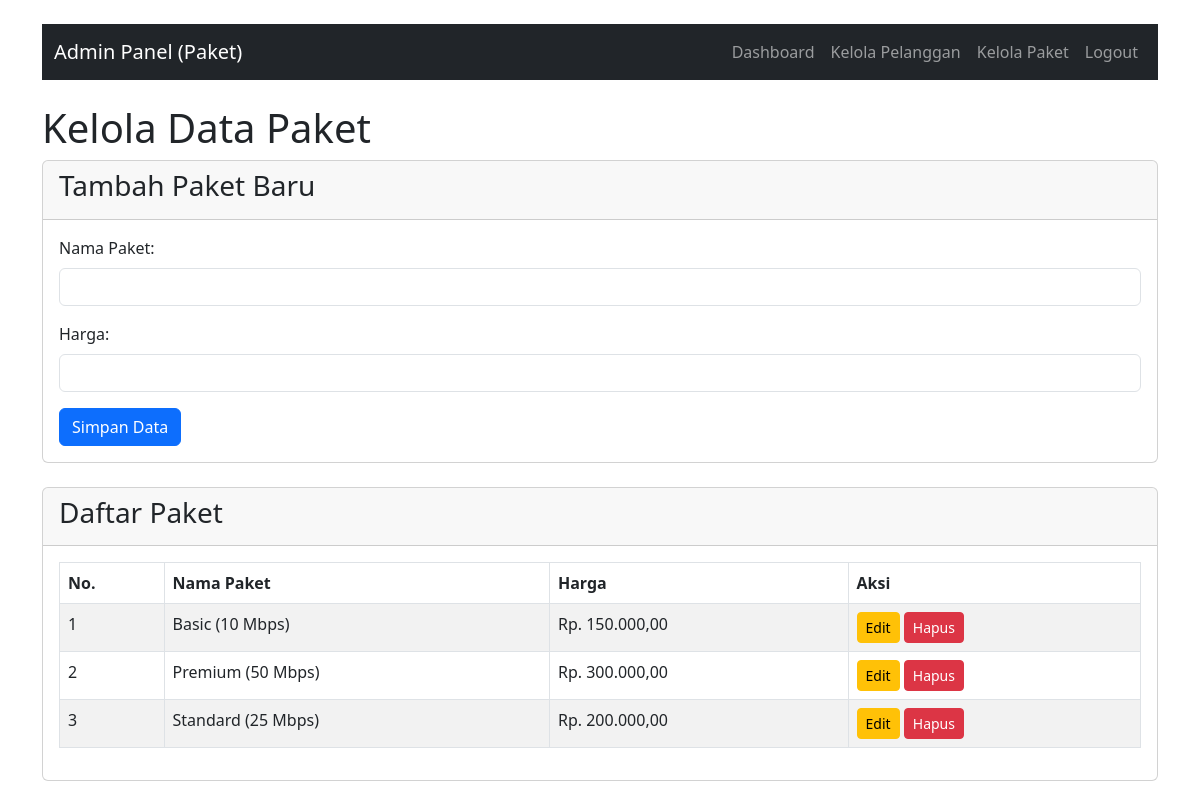
Page /manage_paket.php (signed in) on the committed database.
### tables this page shows
CREATE TABLE `paket` (
  `id` int(11) NOT NULL,
  `nama_paket` varchar(100) NOT NULL,
  `harga` decimal(10,2) NOT NULL
);

### controllers/paket_controller.php (called while the page is built, shortened)
<?php
function getAllPaketData($conn) {
    $sql = "SELECT id, nama_paket AS nama, harga FROM paket ORDER BY nama_paket ASC";
    $result = $conn->query($sql);
    return $result ? $result->fetch_all(MYSQLI_ASSOC) : [];
}
?>

### manage_paket.php (the view, shortened to what this page needs)
<?php
require_once 'koneksi.php';
require_once 'controllers/paket_controller.php';
$current_paket = ['id' => '', 'nama' => '', 'harga' => ''];
$paket_data = getAllPaketData($conn);
?>
<!DOCTYPE html>
<html lang="id">
<head>
    <link href="https://cdn.jsdelivr.net/npm/bootstrap@5.3.0/dist/css/bootstrap.min.css" rel="stylesheet">
</head>
<body>
    <div class="container mt-4">
        <nav class="navbar navbar-expand-lg navbar-dark bg-dark mb-4">
            <div class="container-fluid">
                <a class="navbar-brand" href="dashboard.php">Admin Panel (Paket)</a>
                <div class="collapse navbar-collapse" id="navbarNav">
                    <ul class="navbar-nav ms-auto">
                        <li class="nav-item"><a class="nav-link" href="dashboard.php">Dashboard</a></li>
                        <li class="nav-item"><a class="nav-link" href="manage_pelanggan.php">Kelola Pelanggan</a></li>
                        <li class="nav-item"><a class="nav-link" href="manage_paket.php">Kelola Paket</a></li>
                        <li class="nav-item"><a class="nav-link" href="logout.php">Logout</a></li>
                    </ul>
                </div>
            </div>
        </nav>
        <h1>Kelola Data Paket</h1>
        <div class="card mb-4">
            <div class="card-header">
                <h3><?= empty($current_paket['id']) ? 'Tambah Paket Baru' : 'Edit Paket' ?></h3>
            </div>
            <div class="card-body">
                <form action="manage_paket.php" method="POST">
                    <div class="mb-3">
                        <label for="nama" class="form-label">Nama Paket:</label>
                        <input type="text" class="form-control" id="nama" name="nama" value="<?= htmlspecialchars($current_paket['nama']) ?>" required>
                    </div>
                    <div class="mb-3">
                        <label for="harga" class="form-label">Harga:</label>
                        <input type="number" class="form-control" id="harga" name="harga" step="50000" value="<?= htmlspecialchars($current_paket['harga']) ?>" required>
                    </div>
                    <button type="submit" class="btn btn-primary">Simpan Data</button>
                </form>
            </div>
        </div>
        <div class="card">
            <div class="card-header">
                <h3>Daftar Paket</h3>
            </div>
            <div class="card-body">
                <div class="table-responsive">
                    <table class="table table-bordered table-striped">
                        <thead>
                            <tr>
                                <th>No.</th> <th>Nama Paket</th>
                                <th>Harga</th>
                                <th>Aksi</th>
                            </tr>
                        </thead>
                        <tbody>
                            <?php if (empty($paket_data)): ?>
                                <tr><td colspan="4" class="text-center">Belum ada data paket.</td></tr>
                            <?php else: ?>
                                <?php $counter = 1;  ?>
                                <?php foreach ($paket_data as $paket): ?>
                                    <tr>
                                        <td><?= $counter++ ?></td> <td><?= htmlspecialchars($paket['nama']) ?></td>
                                        <td>Rp. <?= number_format($paket['harga'], 2, ',', '.') ?></td>
                                        <td>
                                            <a href="manage_paket.php?action=edit&id=<?= htmlspecialchars($paket['id']) ?>" class="btn btn-warning btn-sm">Edit</a>
                                            <a href="manage_paket.php?action=delete&id=<?= htmlspecialchars($paket['id']) ?>" class="btn btn-danger btn-sm" onclick="return confirm('Yakin ingin menghapus paket ini? Ini akan memengaruhi pelanggan yang menggunakan paket ini!');">Hapus</a>
                                        </td>
                                    </tr>
                                <?php endforeach; ?>
                            <?php endif; ?>
                        </tbody>
                    </table>
                </div>
            </div>
        </div>
    </div>
</body>
</html>

### rows in the picture
paket: nama_paket "Basic (10 Mbps)", harga "150.000,00"
paket: nama_paket "Premium (50 Mbps)", harga "300.000,00"
paket: nama_paket "Standard (25 Mbps)", harga "200.000,00"
